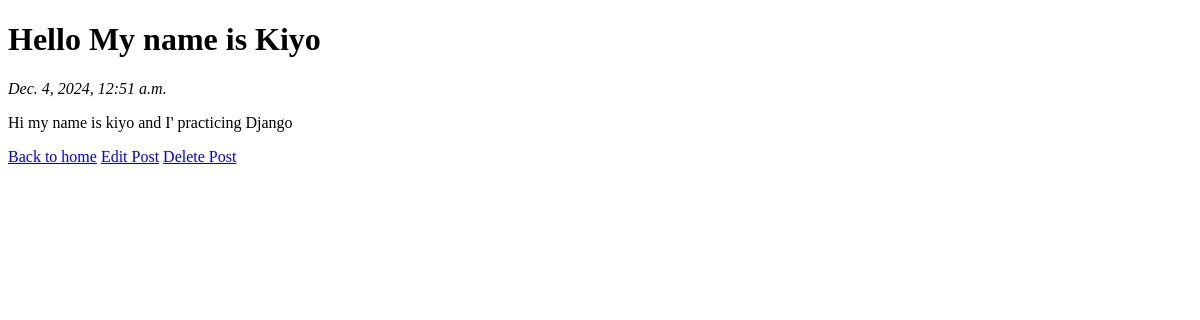
The app's page /post/2/, older data.
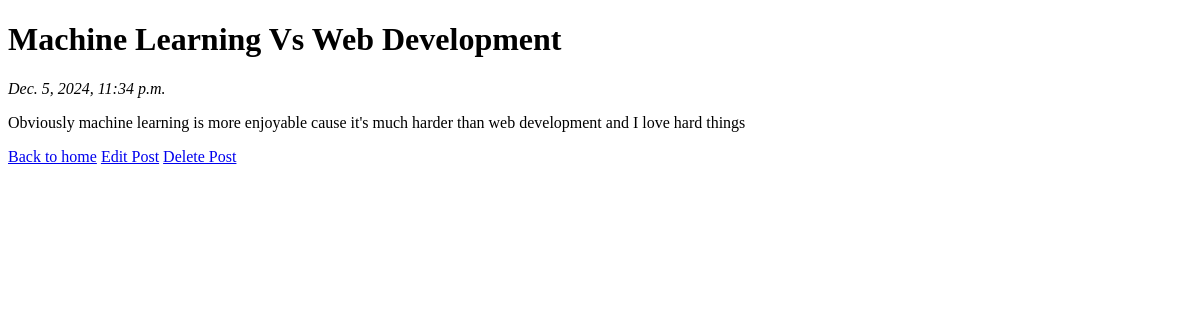
The same page, newer data.
### blog/models.py (models this page shows, shortened)
class Post(models.Model):
    title = models.CharField(max_length=200)
    content = models.TextField()
    author = models.CharField(max_length=100)
    image = models.ImageField(upload_to='static/blog/images/blog_post_picture', blank=True, null=True)  # Add this field
    created_at = models.DateTimeField(default=now)
    updated_at = models.DateTimeField(auto_now=True)
    class Meta:
        ordering = ['-created_at']

### blog/views.py (the view)
# urls.py: path('post/<int:pk>/', views.post_detail, name='post_detail'),
def post_detail(request, pk):
    post = get_object_or_404(Post, pk=pk)
    return render(request, 'blog/post_detail.html', {'post': post})

### blog/templates/blog/post_detail.html (shortened to what this page needs)
<!DOCTYPE html>
<html lang="en">
<head>
</head>
<body>
    <h1>{{ post.title }}</h1>
    <p><em>{{ post.created_at }}</em></p>
    <p>{{ post.content }}</p>
    <a href="{% url 'home' %}">Back to home</a>
    <a href="{% url 'edit_post' pk=post.pk %}">Edit Post</a>
    <a href="{% url 'delete_post' pk=post.pk %}" onclick="return confirm('Are you sure you want to delete this post?');">Delete Post</a>
</body>
</html>

Row changes from the older to the newer data that the page shows:
changed Post: title "Hello My name is Kiyo" → "Machine Learning Vs Web Development"; created_at "Dec. 4, 2024, 12:51 a.m." → "Dec. 5, 2024, 11:34 p.m."; content "Hi my name is kiyo and I' practicing Django" → "Obviously machine learning is more enjoyable cause it's much harder than web development and I love hard things"
